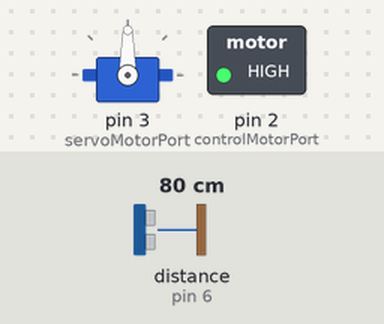
The sketch below on a simulated Arduino Uno, built with avr-gcc and run on an emulated ATmega328P. On the bench: servo, switched loads named in the sketch (green lamp = pin HIGH). The inputs (shaded band) are chosen by the test bench; at power-on: distance to the obstacle (sensor on pin 6) 80 cm.

Above: at 0.1 s.
Timing chart, 0 to 1.6 s (numbered marks = the images above):
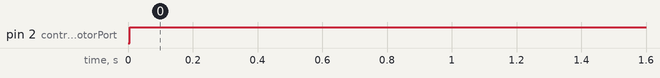

Measured:
- by itself, pin 2 (controlMotorPort): LOW → HIGH at 0.01 s

The sketch:

main.ino
```cpp
//#include <ESP8266WiFi.h> // include wifi lib
#include <Servo.h>
#include <HCSR04.h> // include ultrasonic lib
//#include "wifiParse.ino"

Servo servo;
HCSR04 hc(5, 6);

const int controlMotorPort = 2;
const int servoMotorPort = 3;
const int wifiInputPort = 1;


int botRotateByDder(char der) {

}

int simpleUltrasonicAlgiritm() {
    int dist = hc.dist();

    if (dist > 30) {
        digitalWrite(controlMotorPort, 190);
    } else {
        servo.write(90);
        digitalWrite(controlMotorPort, 190);
    }

}

void setup() {
    Serial.begin(9600);

    pinMode(controlMotorPort, OUTPUT);
    pinMode(wifiInputPort, INPUT);

    servo.attach(servoMotorPort);
}

void loop() {
    simpleUltrasonicAlgiritm();
}
```

wifiParse.ino
```cpp
int parseWifiMsg() {

}
```
